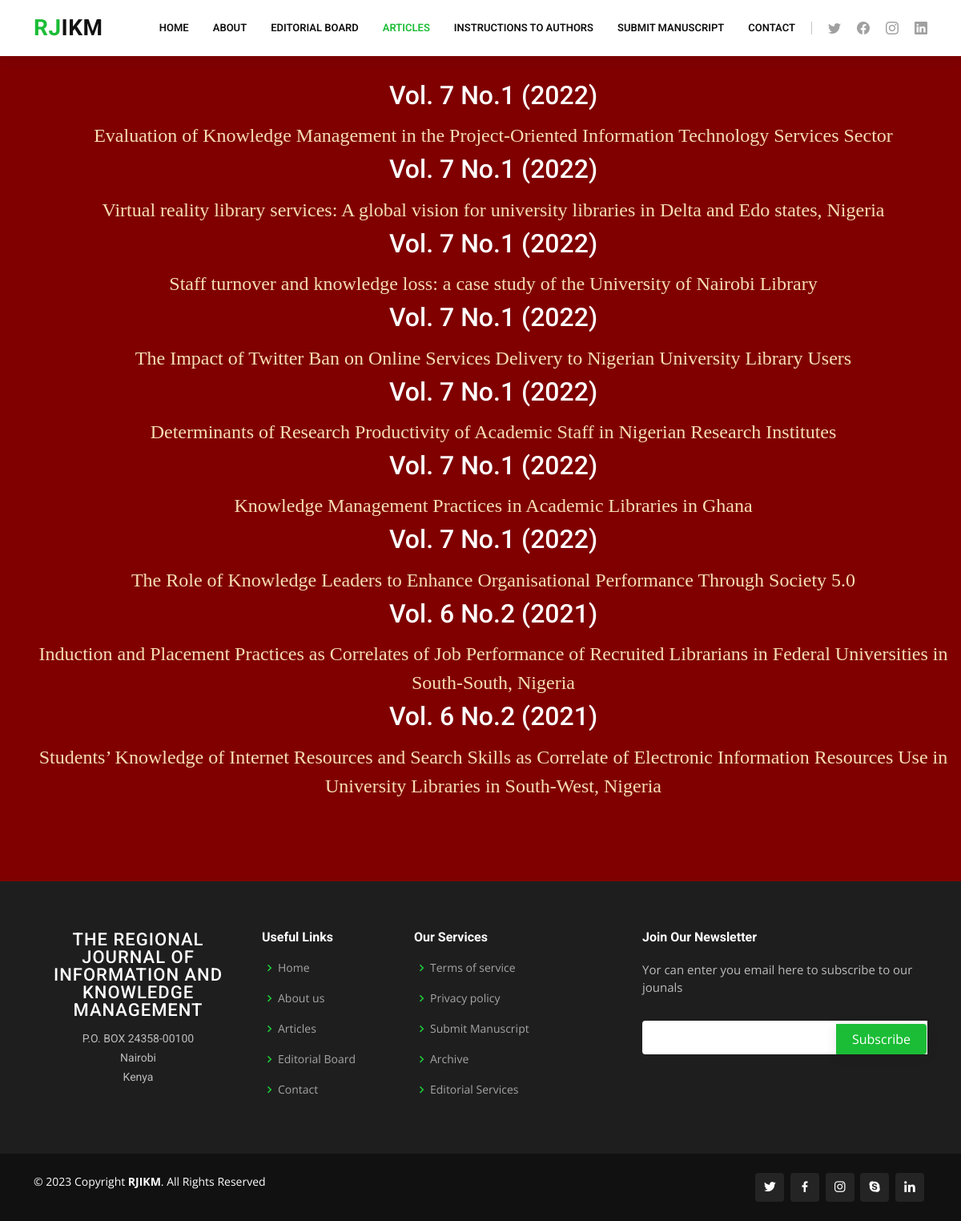
Page /rjikm/articles on the committed database.
### rjikm/models.py (models this page shows, shortened)
class Article(models.Model):
    volume = models.CharField(max_length=100, default="untitled")
    title = models.CharField(max_length=400, default='Untitled')
    author1 = models.CharField(max_length=100, default='Anonymous')
    university1 = models.CharField(max_length=100, default='Unknown')
    department1 = models.CharField(max_length=100, default='Unknown')
    email1 = models.EmailField(default='anonymous@example.com')
    author2 = models.CharField(max_length=100, default='Anonymous')
    department2 = models.CharField(max_length=100, default='Unknown')
    university2 = models.CharField(max_length=100, default='Unknown')
    email2 = models.EmailField(default='anonymous@example.com')
    abstract_title = models.CharField(max_length=100, default='Abstract')
    abstract = models.TextField(default='No abstract provided')
    keyword_title = models.CharField(max_length=100, default="Keyword")
    keywords = models.CharField(max_length=200, default='None')
    titlelink = models.CharField(max_length=400, default='Untitled')

### rjikm/views.py (the view)
# urls.py: path("articles", views. articles, name="articles"),
def articles(request):
    articles = Article.objects.all()
    return render(request, "rjikm/articles.html", {'articles': articles})

### rjikm/templates/rjikm/articles.html
{% extends "rjikm/layoutarticles.html" %}
{% block body %}
<section style="background-color: maroon; margin:0px 0px 0px 0px; padding: 100px 0px 80px;">
  <div style=" text-align:center; color: white; font-family: Times New Roman, Times, serif; font-size: 24px;">
    <ol style="display: inline-block; text-align: center; list-style: none;">
        {% for article in articles %}
        {% if article.volume == 'Vol. 7 No.1 (2022)'%}
        <h2 style="text-align:center;"> {{article.volume }} </h2>
        <li style="padding: 5px;" >
        <a href="{% url 'vol7articles' %}" style="text-align: left; color: wheat;" target="_blank"> {{article.title}}</a>
        </li>
        {% else %}
        <h2 style="text-align:center;"> {{article.volume }} </h2>
        <li style="padding: 5px;" >
        <a href="{% url 'vol6_no2_articles' %}" style="text-align: left; color: wheat;" target="_blank">{{article.title}}</a>
        </li>
        {% endif %}
        {% endfor %}
      </ol>
  </div>
</section>
{% endblock %}

### rjikm/static/rjikm/style.css (style rules this page uses)
body { font-family: "Open Sans", sans-serif; color: #4d4643; }
a { color: #1bbd36; text-decoration: none; }
h1, h2, h3, h4, h5, h6 { font-family: "Roboto", sans-serif; }
section { padding: 60px 0; overflow: hidden; }

### rows in the picture
Article: volume "Vol. 7 No.1 (2022)", title "Evaluation of Knowledge Management in the Project-Oriented Information Technology Services Sector"
Article: volume "Vol. 7 No.1 (2022)", title "Virtual reality library services: A global vision for university libraries in Delta and Edo states, Nigeria"
Article: volume "Vol. 7 No.1 (2022)", title "Staff turnover and knowledge loss: a case study of the University of Nairobi Library"
Article: volume "Vol. 7 No.1 (2022)", title "The Impact of Twitter Ban on Online Services Delivery to Nigerian University Library Users"
Article: volume "Vol. 7 No.1 (2022)", title "Determinants of Research Productivity of Academic Staff in Nigerian Research Institutes"
Article: volume "Vol. 7 No.1 (2022)", title "Knowledge Management Practices in Academic Libraries in Ghana"
Article: volume "Vol. 7 No.1 (2022)", title "The Role of Knowledge Leaders to Enhance Organisational Performance Through Society 5.0"
Article: volume "Vol. 6 No.2 (2021)", title "Induction and Placement Practices as Correlates of Job Performance of Recruited Librarians in Federal Universities in South-South, Nigeria"
Article: volume "Vol. 6 No.2 (2021)", title "Students’ Knowledge of Internet Resources and Search Skills as Correlate of Electronic Information Resources Use in University Libraries in South-West, Nigeria"
